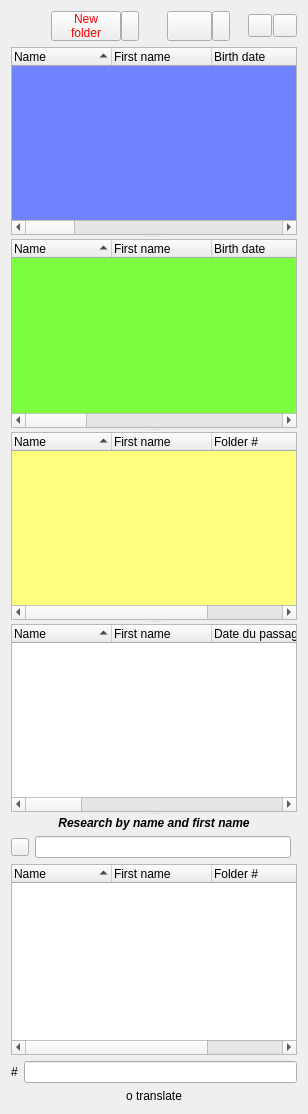
      <widget class="QWidget" name="layoutWidget_1">
       <layout class="QGridLayout" name="layoutNumDoss">
        <item row="1" column="0">
         <layout class="QGridLayout" name="_2">
          <item row="1" column="0">
           <widget class="QSplitter" name="splitter_listPatient">
            <property name="orientation">
             <enum>Qt::Vertical</enum>
            </property>
            <widget class="QSplitter" name="splitter_">
             <property name="orientation">
              <enum>Qt::Vertical</enum>
             </property>
             <widget class="QTreeWidget" name="listView_Sigems">
              <property name="palette">
               <palette>
                <active>
                 <colorrole role="Base">
                  <brush brushstyle="SolidPattern">
                   <color alpha="255">
                    <red>111</red>
                    <green>130</green>
                    <blue>255</blue>
                   </color>
                  </brush>
                 </colorrole>
                </active>
                <inactive>
                 <colorrole role="Base">
                  <brush brushstyle="SolidPattern">
                   <color alpha="255">
                    <red>111</red>
                    <green>130</green>
                    <blue>255</blue>
                   </color>
                  </brush>
                 </colorrole>
                </inactive>
                <disabled>
                 <colorrole role="Base">
                  <brush brushstyle="SolidPattern">
                   <color alpha="255">
                    <red>255</red>
                    <green>255</green>
                    <blue>255</blue>
                   </color>
                  </brush>
                 </colorrole>
                </disabled>
               </palette>
              </property>
              <property name="rootIsDecorated">
               <bool>false</bool>
              </property>
              <property name="sortingEnabled">
               <bool>true</bool>
              </property>
              <column>
               <property name="text">
                <string>Name</string>
               </property>
               <property name="font">
                <font>
                 <pointsize>9</pointsize>
                </font>
               </property>
              </column>
              <column>
               <property name="text">
                <string>First name</string>
               </property>
               <property name="font">
                <font>
                 <pointsize>9</pointsize>
                </font>
               </property>
              </column>
              <column>
               <property name="text">
                <string>Birth date</string>
               </property>
               <property name="font">
                <font>
                 <pointsize>9</pointsize>
                </font>
               </property>
              </column>
              <column>
               <property name="text">
                <string>Num SS</string>
               </property>
               <property name="font">
                <font>
                 <pointsize>9</pointsize>
                </font>
               </property>
              </column>
              <column>
               <property name="text">
                <string>Gem rank</string>
               </property>
               <property name="font">
                <font>
                 <pointsize>9</pointsize>
                </font>
               </property>
              </column>
              <column>
               <property name="text">
                <string>Qu ayant droit</string>
               </property>
               <property name="font">
                <font>
                 <pointsize>9</pointsize>
                </font>
               </property>
              </column>
              <column>
               <property name="text">
                <string>Folder #</string>
               </property>
               <property name="font">
                <font>
                 <pointsize>9</pointsize>
                </font>
               </property>
              </column>
              <column>
               <property name="text">
                <string>GUID</string>
               </property>
               <property name="font">
                <font>
                 <pointsize>9</pointsize>
                </font>
               </property>
              </column>
              <column>
               <property name="text">
                <string>Occurrence</string>
               </property>
               <property name="font">
                <font>
                 <pointsize>9</pointsize>
                </font>
               </property>
              </column>
              <column>
               <property name="text">
                <string>DroitsDeb</string>
               </property>
              </column>
              <column>
               <property name="text">
                <string>DroitsFin</string>
               </property>
              </column>
              <column>
               <property name="text">
                <string>CAS</string>
               </property>
              </column>
              <column>
               <property name="text">
                <string>PK Entree Sigems</string>
               </property>
              </column>
              <column>
               <property name="text">
                <string>Date PEC</string>
               </property>
              </column>
              <column>
               <property name="text">
                <string>Num_Pat Sigems</string>
               </property>
              </column>
             </widget>
             <widget class="QTreeWidget" name="listView_Vitale">
              <property name="palette">
               <palette>
                <active>
                 <colorrole role="Base">
                  <brush brushstyle="SolidPattern">
                   <color alpha="255">
                    <red>123</red>
                    <green>255</green>
                    <blue>62</blue>
                   </color>
                  </brush>
                 </colorrole>
                </active>
                <inactive>
                 <colorrole role="Base">
                  <brush brushstyle="SolidPattern">
                   <color alpha="255">
                    <red>123</red>
                    <green>255</green>
                    <blue>62</blue>
                   </color>
                  </brush>
                 </colorrole>
                </inactive>
                <disabled>
                 <colorrole role="Base">
                  <brush brushstyle="SolidPattern">
                   <color alpha="255">
                    <red>255</red>
                    <green>255</green>
                    <blue>255</blue>
                   </color>
                  </brush>
                 </colorrole>
                </disabled>
               </palette>
              </property>
              <property name="rootIsDecorated">
               <bool>false</bool>
              </property>
              <property name="sortingEnabled">
               <bool>true</bool>
              </property>
              <column>
               <property name="text">
                <string>Name</string>
               </property>
               <property name="font">
                <font>
                 <pointsize>9</pointsize>
                </font>
               </property>
              </column>
              <column>
               <property name="text">
                <string>First name</string>
               </property>
               <property name="font">
                <font>
                 <pointsize>9</pointsize>
                </font>
               </property>
              </column>
              <column>
               <property name="text">
                <string>Birth date</string>
               </property>
               <property name="font">
                <font>
                 <pointsize>9</pointsize>
                </font>
               </property>
              </column>
              <column>
               <property name="text">
                <string>Num SS</string>
               </property>
               <property name="font">
                <font>
                 <pointsize>9</pointsize>
                </font>
               </property>
              </column>
              <column>
               <property name="text">
                <string>Gem rank</string>
               </property>
               <property name="font">
                <font>
                 <pointsize>9</pointsize>
                </font>
               </property>
              </column>
              <column>
               <property name="text">
                <string>Qu ayant droit</string>
               </property>
               <property name="font">
                <font>
                 <pointsize>9</pointsize>
                </font>
               </property>
              </column>
              <column>
               <property name="text">
                <string>Folder #</string>
               </property>
               <property name="font">
                <font>
                 <pointsize>9</pointsize>
                </font>
               </property>
              </column>
              <column>
               <property name="text">
                <string>GUID</string>
               </property>
               <property name="font">
                <font>
                 <pointsize>9</pointsize>
                </font>
               </property>
              </column>
              <column>
               <property name="text">
                <string>Occurrence</string>
               </property>
               <property name="font">
                <font>
                 <pointsize>9</pointsize>
                </font>
               </property>
              </column>
              <column>
               <property name="text">
                <string>DroitsDeb</string>
               </property>
              </column>
              <column>
               <property name="text">
                <string>DroitsFin</string>
               </property>
              </column>
              <column>
               <property name="text">
                <string>CAS</string>
               </property>
              </column>
             </widget>
             <widget class="QTreeWidget" name="listView_Doublons">
              <property name="palette">
               <palette>
                <active>
                 <colorrole role="Base">
                  <brush brushstyle="SolidPattern">
                   <color alpha="255">
                    <red>255</red>
                    <green>255</green>
                    <blue>127</blue>
                   </color>
                  </brush>
                 </colorrole>
                </active>
                <inactive>
                 <colorrole role="Base">
                  <brush brushstyle="SolidPattern">
                   <color alpha="255">
                    <red>255</red>
                    <green>255</green>
                    <blue>127</blue>
                   </color>
                  </brush>
                 </colorrole>
                </inactive>
                <disabled>
                 <colorrole role="Base">
                  <brush brushstyle="SolidPattern">
                   <color alpha="255">
                    <red>255</red>
                    <green>255</green>
                    <blue>255</blue>
                   </color>
                  </brush>
                 </colorrole>
                </disabled>
               </palette>
              </property>
              <property name="toolTip">
               <string>Duplicates resolution list</string>
              </property>
              <property name="rootIsDecorated">
               <bool>false</bool>
              </property>
              <property name="sortingEnabled">
               <bool>true</bool>
              </property>
              <column>
               <property name="text">
                <string>Name</string>
               </property>
               <property name="font">
                <font>
                 <pointsize>9</pointsize>
                </font>
               </property>
              </column>
              <column>
               <property name="text">
                <string>First name</string>
               </property>
               <property name="font">
                <font>
                 <pointsize>9</pointsize>
                </font>
               </property>
              </column>
              <column>
               <property name="text">
                <string>Folder #</string>
               </property>
               <property name="font">
                <font>
                 <pointsize>9</pointsize>
                </font>
               </property>
              </column>
              <column>
               <property name="text">
                <string>GUID</string>
               </property>
               <property name="font">
                <font>
                 <pointsize>9</pointsize>
                </font>
               </property>
              </column>
             </widget>
             <widget class="QTreeWidget" name="treeWidget_oru">
              <property name="rootIsDecorated">
               <bool>false</bool>
              </property>
              <property name="sortingEnabled">
               <bool>true</bool>
              </property>
              <column>
               <property name="text">
                <string>Name</string>
               </property>
              </column>
              <column>
               <property name="text">
                <string>First name</string>
               </property>
              </column>
              <column>
               <property name="text">
                <string>Date du passage</string>
               </property>
              </column>
              <column>
               <property name="text">
                <string>Visit date</string>
               </property>
              </column>
              <column>
               <property name="text">
                <string>End visit date</string>
               </property>
              </column>
              <column>
               <property name="text">
                <string>Motif de l'admission</string>
               </property>
              </column>
              <column>
               <property name="text">
                <string>GUID</string>
               </property>
              </column>
              <column>
               <property name="text">
                <string>Folder #</string>
               </property>
              </column>
              <column>
               <property name="text">
                <string>Cim</string>
               </property>
              </column>
              <column>
               <property name="text">
                <string>file</string>
               </property>
              </column>
              <column>
               <property name="text">
                <string>ratio</string>
               </property>
              </column>
              <column>
               <property name="text">
                <string>attente</string>
               </property>
              </column>
              <column>
               <property name="text">
                <string>vu par</string>
               </property>
              </column>
              <column>
               <property name="text">
                <string/>
               </property>
              </column>
             </widget>
            </widget>
            <widget class="QWidget" name="layoutWidget">
             <layout class="QGridLayout" name="_3">
              <item row="0" column="0">
               <layout class="QGridLayout" name="_4">
                <item row="0" column="0" colspan="3">
                 <widget class="QLabel" name="label_rechercherliste">
                  <property name="font">
                   <font>
                    <pointsize>9</pointsize>
                    <weight>75</weight>
                    <italic>true</italic>
                    <bold>true</bold>
                   </font>
                  </property>
                  <property name="text">
                   <string>Research by name and first name</string>
                  </property>
                  <property name="alignment">
                   <set>Qt::AlignCenter</set>
                  </property>
                 </widget>
                </item>
                <item row="2" column="0">
                 <widget class="QPushButton" name="pushButton_ReinitListe">
                  <property name="maximumSize">
                   <size>
                    <width>18</width>
                    <height>18</height>
                   </size>
                  </property>
                  <property name="toolTip">
                   <string>Reset patients list</string>
                  </property>
                  <property name="text">
                   <string/>
                  </property>
                 </widget>
                </item>
                <item row="2" column="1">
                 <widget class="C_QLineEdit" name="lineEditAutoLocator">
                  <property name="toolTip">
                   <string>&lt;!DOCTYPE HTML PUBLIC &quot;-//W3C//DTD HTML 4.0//EN&quot; &quot;http://www.w3.org/TR/REC-html40/strict.dtd&quot;&gt;
&lt;html&gt;&lt;head&gt;&lt;meta name=&quot;qrichtext&quot; content=&quot;1&quot; /&gt;&lt;style type=&quot;text/css&quot;&gt;
p, li { white-space: pre-wrap; }
&lt;/style&gt;&lt;/head&gt;&lt;body style=&quot; font-family:'Sans Serif'; font-size:9pt; font-weight:400; font-style:normal;&quot;&gt;
&lt;p style=&quot; margin-top:0px; margin-bottom:0px; margin-left:0px; margin-right:0px; -qt-block-indent:0; text-indent:0px;&quot;&gt;To elect a patient,&lt;/p&gt;
&lt;p style=&quot; margin-top:0px; margin-bottom:0px; margin-left:0px; margin-right:0px; -qt-block-indent:0; text-indent:0px;&quot;&gt;give the &lt;span style=&quot; font-weight:600;&quot;&gt;name&lt;/span&gt; separed from &lt;span style=&quot; font-weight:600;&quot;&gt;first name&lt;/span&gt; by a semicolon.&lt;/p&gt;
&lt;p style=&quot; margin-top:0px; margin-bottom:0px; margin-left:0px; margin-right:0px; -qt-block-indent:0; text-indent:0px;&quot;&gt;% Symbol specifies: search anything that follows, anywhere.&lt;/p&gt;&lt;/body&gt;&lt;/html&gt;</string>
                  </property>
                  <property name="whatsThis">
                   <string>to define for best control</string>
                  </property>
                 </widget>
                </item>
               </layout>
              </item>
              <item row="1" column="0">
               <widget class="C_DragQTreeWidget" name="listView_Patient">
                <property name="font">
                 <font>
                  <pointsize>9</pointsize>
                 </font>
                </property>
                <property name="toolTip">
                 <string>Patients list.
Double click on a patient to launch his folder.
Right-click upon a patient, to get a menu with various options. </string>
                </property>
                <property name="rootIsDecorated">
                 <bool>false</bool>
                </property>
                <property name="itemsExpandable">
                 <bool>true</bool>
                </property>
                <property name="sortingEnabled">
                 <bool>true</bool>
                </property>
                <property name="expandsOnDoubleClick">
                 <bool>false</bool>
                </property>
                <column>
                 <property name="text">
                  <string>Name</string>
                 </property>
                </column>
                <column>
                 <property name="text">
                  <string>First name</string>
                 </property>
                </column>
                <column>
                 <property name="text">
                  <string>Folder #</string>
                 </property>
                </column>
                <column>
                 <property name="text">
                  <string>GUID</string>
                 </property>
                </column>
               </widget>
              </item>
             </layout>
            </widget>
           </widget>
          </item>
          <item row="3" column="0">
           <layout class="QGridLayout" name="_5">
            <item row="0" column="0">
             <widget class="QLabel" name="textLabel_NumGuid">
              <property name="font">
               <font>
                <pointsize>9</pointsize>
               </font>
              </property>
              <property name="text">
               <string>#</string>
              </property>
             </widget>
            </item>
            <item row="0" column="1">
             <widget class="C_QLineEdit" name="textLabel_NumDoss">
              <property name="font">
               <font>
                <pointsize>9</pointsize>
               </font>
              </property>
              <property name="focusPolicy">
               <enum>Qt::NoFocus</enum>
              </property>
              <property name="acceptDrops">
               <bool>false</bool>
              </property>
              <property name="readOnly">
               <bool>true</bool>
              </property>
             </widget>
            </item>
            <item row="1" column="0" colspan="2">
             <widget class="QLabel" name="textLabel_StateList">
              <property name="font">
               <font>
                <pointsize>9</pointsize>
               </font>
              </property>
              <property name="text">
               <string>o translate</string>
              </property>
              <property name="alignment">
               <set>Qt::AlignCenter</set>
              </property>
             </widget>
            </item>
           </layout>
          </item>
         </layout>
        </item>
        <item row="0" column="0">
         <layout class="QHBoxLayout" name="horizontalLayout_4">
          <property name="spacing">
           <number>0</number>
          </property>
          <item>
           <spacer name="horizontalSpacer">
            <property name="orientation">
             <enum>Qt::Horizontal</enum>
            </property>
            <property name="sizeHint" stdset="0">
             <size>
              <width>40</width>
              <height>20</height>
             </size>
            </property>
           </spacer>
          </item>
          <item>
           <layout class="QHBoxLayout" name="horizontalLayout_2">
            <property name="spacing">
             <number>0</number>
            </property>
            <item>
             <widget class="QToolButton" name="pushButtonNew">
              <property name="sizePolicy">
               <sizepolicy hsizetype="Ignored" vsizetype="Fixed">
                <horstretch>0</horstretch>
                <verstretch>0</verstretch>
               </sizepolicy>
              </property>
              <property name="minimumSize">
               <size>
                <width>70</width>
                <height>30</height>
               </size>
              </property>
              <property name="maximumSize">
               <size>
                <width>70</width>
                <height>30</height>
               </size>
              </property>
              <property name="palette">
               <palette>
                <active>
                 <colorrole role="ButtonText">
                  <brush brushstyle="SolidPattern">
                   <color alpha="255">
                    <red>255</red>
                    <green>0</green>
                    <blue>0</blue>
                   </color>
                  </brush>
                 </colorrole>
                </active>
                <inactive>
                 <colorrole role="ButtonText">
                  <brush brushstyle="SolidPattern">
                   <color alpha="255">
                    <red>255</red>
                    <green>0</green>
                    <blue>0</blue>
                   </color>
                  </brush>
                 </colorrole>
                </inactive>
                <disabled>
                 <colorrole role="ButtonText">
                  <brush brushstyle="SolidPattern">
                   <color alpha="255">
                    <red>106</red>
                    <green>104</green>
                    <blue>100</blue>
                   </color>
                  </brush>
                 </colorrole>
                </disabled>
               </palette>
              </property>
              <property name="toolTip">
               <string>&lt;font color=&quot;#000000&quot;&gt; This button allows to create new folders&lt;/font&gt;</string>
              </property>
              <property name="text">
               <string>New 
folder</string>
              </property>
             </widget>
            </item>
            <item>
             <widget class="QToolButton" name="pushButtonMenuNew">
              <property name="minimumSize">
               <size>
                <width>18</width>
                <height>30</height>
               </size>
              </property>
              <property name="maximumSize">
               <size>
                <width>18</width>
                <height>30</height>
               </size>
              </property>
              <property name="text">
               <string/>
              </property>
             </widget>
            </item>
           </layout>
          </item>
          <item>
           <spacer name="horizontalSpacer_2">
            <property name="orientation">
             <enum>Qt::Horizontal</enum>
            </property>
            <property name="sizeHint" stdset="0">
             <size>
              <width>28</width>
              <height>20</height>
             </size>
            </property>
           </spacer>
          </item>
          <item>
           <layout class="QHBoxLayout" name="horizontalLayout">
            <property name="spacing">
             <number>0</number>
            </property>
            <item>
             <widget class="QToolButton" name="pushButtonVitale">
              <property name="minimumSize">
               <size>
                <width>45</width>
                <height>30</height>
               </size>
              </property>
              <property name="maximumSize">
               <size>
                <width>45</width>
                <height>30</height>
               </size>
              </property>
              <property name="toolTip">
               <string>Select a folder with the carte Vitale</string>
              </property>
              <property name="text">
               <string/>
              </property>
             </widget>
            </item>
            <item>
             <widget class="QToolButton" name="pushButtonVitaleMenu">
              <property name="minimumSize">
               <size>
                <width>18</width>
                <height>30</height>
               </size>
              </property>
              <property name="maximumSize">
               <size>
                <width>18</width>
                <height>30</height>
               </size>
              </property>
              <property name="text">
               <string/>
              </property>
             </widget>
            </item>
           </layout>
          </item>
          <item>
           <spacer name="horizontalSpacer_3">
            <property name="orientation">
             <enum>Qt::Horizontal</enum>
            </property>
            <property name="sizeHint" stdset="0">
             <size>
              <width>18</width>
              <height>20</height>
             </size>
            </property>
           </spacer>
          </item>
          <item>
           <layout class="QHBoxLayout" name="horizontalLayout_3">
            <property name="spacing">
             <number>1</number>
            </property>
            <item>
             <widget class="QToolButton" name="pushButtonInfo">
              <property name="toolTip">
               <string>How to select a patient in the list</string>
              </property>
              <property name="text">
               <string/>
              </property>
             </widget>
            </item>
            <item>
             <widget class="QToolButton" name="pushButtonDetruire">
              <property name="toolTip">
               <string>Delete a folder</string>
              </property>
              <property name="text">
               <string/>
              </property>
             </widget>
            </item>
           </layout>
          </item>
         </layout>
        </item>
       </layout>
      </widget>
